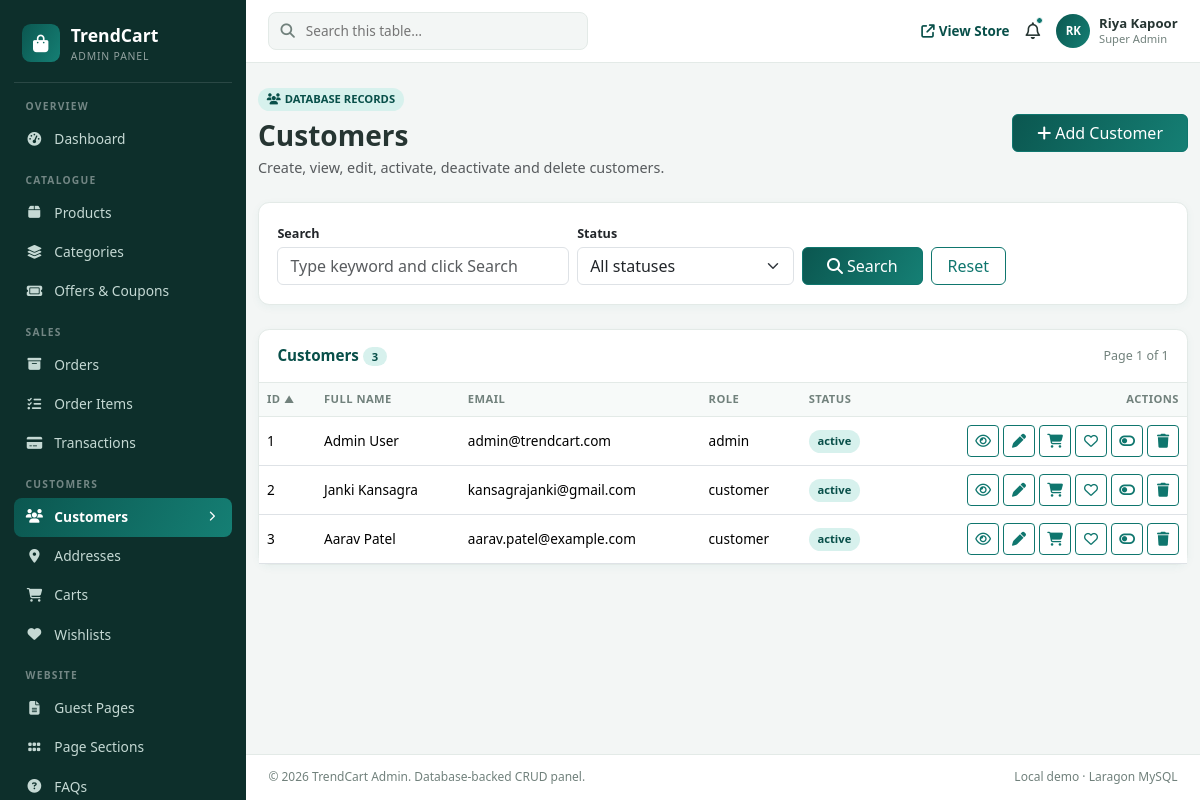
/admin/admin-customers.php, run on the app's committed database.
### tables this page shows
CREATE TABLE users (
    id BIGINT UNSIGNED NOT NULL AUTO_INCREMENT,
    fullname VARCHAR(120) NOT NULL,
    email VARCHAR(150) NOT NULL,
    phone VARCHAR(30) NULL DEFAULT NULL,
    password_hash VARCHAR(255) NOT NULL,
    profile_picture VARCHAR(255) NULL DEFAULT NULL COMMENT 'File name saved under uploads/profile_pictures/',
    dob DATE NULL DEFAULT NULL,
    gender VARCHAR(20) NULL DEFAULT NULL,
    role VARCHAR(20) NOT NULL DEFAULT 'customer' COMMENT 'customer, admin',
    status VARCHAR(20) NOT NULL DEFAULT 'inactive' COMMENT 'active, inactive, blocked',
    token VARCHAR(255) NULL DEFAULT NULL,
    created_at DATETIME NOT NULL DEFAULT CURRENT_TIMESTAMP,
    updated_at DATETIME NOT NULL DEFAULT CURRENT_TIMESTAMP ON UPDATE CURRENT_TIMESTAMP,
    PRIMARY KEY (id),
    UNIQUE KEY uq_users_email (email),
    UNIQUE KEY uq_users_phone (phone),
    KEY idx_users_role (role),
    KEY idx_users_status (status)
);

### admin/admin-customers.php (called while the page is built)
<?php
$table_key = 'users';
require 'admin-crud.php';

### admin/admin-data.php (called while the page is built, shortened)
<?php
$admin_status_options = [
    'active'   => 'Active',
    'inactive' => 'Inactive',
];
$admin_default_active_value   = 'active';

### db.php (called while the page is built, shortened)
<?php
function h($value): string
{
    return htmlspecialchars((string) $value, ENT_QUOTES, 'UTF-8');
}
$db_host = env('DB_HOST', '127.0.0.1');
$db_port = env('DB_PORT', '3306');
$db_name = env('DB_NAME', 'MCA_2026');
$db_user = env('DB_USER', 'root');
$db_pass = env('DB_PASS', '');
try {
    $pdo = new PDO(
        "mysql:host={$db_host};port={$db_port};dbname={$db_name};charset=utf8mb4",
        $db_user,
        $db_pass,
        [
            PDO::ATTR_ERRMODE            => PDO::ERRMODE_EXCEPTION,
            PDO::ATTR_DEFAULT_FETCH_MODE => PDO::FETCH_ASSOC,
            PDO::ATTR_EMULATE_PREPARES   => false,
        ]
    );
} catch (PDOException $e) {
    die('Database connection failed. Check db.php settings. ' . h($e->getMessage()));
}
function db_all(string $sql, array $params = []): array
{
    global $pdo;
    $stmt = $pdo->prepare($sql);
    $stmt->execute($params);
    return $stmt->fetchAll();
}
function db_one(string $sql, array $params = []): ?array
{
    global $pdo;
    $stmt = $pdo->prepare($sql);
    $stmt->execute($params);
    $row = $stmt->fetch();
    return $row === false ? null : $row;
}

### admin/admin-crud.php (the view, shortened to what this page needs)
<?php
require 'db.php';
require 'admin-data.php';
$table_key = $table_key ?? '';
$cfg       = $admin_tables[$table_key];
$table     = $cfg['table'];
$columns   = $cfg['columns'];
$pk        = 'id';
$statusCol = 'status';
$activeVal   = $cfg['active_value']   ?? $admin_default_active_value;
$perPage   = $cfg['per_page'] ?? 10;
$self      = basename($_SERVER['PHP_SELF']);
function status_badge($value): string
{
    $v    = strtolower((string) $value);
    $class = 'admin-status';
    return '<span class="' . $class . '">' . h($value) . '</span>';
}
function render_value(string $name, array $col, $value, array $lookups): string
{
    if ($name === 'status') {
        return status_badge($value);
    }
    $text = (string) $value;
    return h($text);
}
$q      = trim((string) ($_GET['q'] ?? ''));
$filter = trim((string) ($_GET['status'] ?? ''));
$sort   = (string) ($_GET['sort'] ?? ($cfg['sort'] ?? 'id'));
$dir    = strtolower((string) ($_GET['dir'] ?? ($cfg['dir'] ?? 'ASC')));
$dir = in_array($dir, ['asc', 'desc'], true) ? strtoupper($dir) : 'ASC';
$page = max(1, (int) ($_GET['page'] ?? 1));
$where  = [];
$params = [];
$whereSql = $where ? 'WHERE ' . implode(' AND ', $where) : '';
$countRow = db_one('SELECT COUNT(*) AS total FROM `' . $table . '` ' . $whereSql, $params);
$total    = (int) ($countRow['total'] ?? 0);
$pages    = max(1, (int) ceil($total / $perPage));
$page     = min($page, $pages);
$offset   = ($page - 1) * $perPage;
$rows = db_all(
    'SELECT * FROM `' . $table . '` ' . $whereSql . ' ORDER BY `' . $sort . '` ' . $dir . ' LIMIT ' . $perPage . ' OFFSET ' . $offset,
    $params
);
$lookups = [];
$listColumns = [];
foreach ($columns as $name => $col) {
    if (!empty($col['list'])) {
        $listColumns[$name] = $col;
    }
}
$url_with = function (array $overrides = []) use ($self, $q, $filter, $sort, $dir) {
    $params = ['q' => $q, 'status' => $filter, 'sort' => $sort, 'dir' => $dir];
    foreach ($overrides as $key => $value) {
        $params[$key] = $value;
    }
    $params = array_filter($params, function ($value) {
        return $value !== '' && $value !== null;
    });
    return h($self . '?' . http_build_query($params));
};
?>
<div class="admin-page-head d-flex flex-wrap align-items-center justify-content-between gap-3 mb-4">
    <div>
        <span class="admin-status mb-2 d-inline-block"><i class="fa-solid <?= h($cfg['icon']) ?> me-1"></i>DATABASE RECORDS</span>
        <h1 class="h3 fw-bold mb-1"><?= h($cfg['title']) ?></h1>
        <p class="text-muted mb-0">Create, view, edit, activate, deactivate and delete <?= h(strtolower($cfg['title'])) ?>.</p>
    </div>
    <button type="button" class="btn btn-primary px-4" data-bs-toggle="modal" data-bs-target="#createModal">
        <i class="fa-solid fa-plus me-1"></i>Add <?= h($cfg['singular']) ?>
    </button>
</div>
<div class="card admin-card mb-4">
    <div class="card-body">
        <form method="get" action="<?= h($self) ?>" class="row g-2 align-items-end admin-crud-filters" novalidate>
            <div class="col-12 col-md-5 col-lg-4">
                <label for="crudSearch" class="form-label small fw-semibold mb-1">Search</label>
                <input type="search" class="form-control" id="crudSearch" name="q"
                       value="<?= h($q) ?>" placeholder="Type keyword and click Search"
                       data-validation="max" data-max="100">
            </div>
            <div class="col-12 col-md-4 col-lg-3">
                <label for="crudStatus" class="form-label small fw-semibold mb-1">Status</label>
                <select class="form-select" id="crudStatus" name="status" data-validation="max" data-max="255">
                    <option value="">All statuses</option>
                </select>
            </div>
            <div class="col-12 col-md-3 col-lg-5 d-flex flex-wrap gap-2">
                <button type="submit" class="btn btn-primary px-4">
                    <i class="fa-solid fa-magnifying-glass me-1"></i>Search
                </button>
                <a href="<?= h($self) ?>" class="btn btn-outline-secondary px-3">Reset</a>
            </div>
        </form>
    </div>
</div>
<div class="card admin-card">
    <div class="admin-card-header d-flex flex-wrap justify-content-between align-items-center gap-2">
        <h2 class="admin-card-title mb-0"><?= h($cfg['title']) ?> <span class="admin-status"><?= (int) $total ?></span></h2>
        <span class="admin-section-note">Page <?= (int) $page ?> of <?= (int) $pages ?></span>
    </div>
    <div class="table-responsive">
        <table class="table admin-table align-middle mb-0">
            <thead>
                <tr>
                    <?php foreach ($listColumns as $name => $col) : ?>
                        <?php
                        $nextDir = ($sort === $name && $dir === 'ASC') ? 'desc' : 'asc';
                        $indicator = ($sort === $name) ? ($dir === 'ASC' ? '&#9650;' : '&#9660;') : '';
                        ?>
                        <th>
                            <a href="<?= $url_with(['sort' => $name, 'dir' => $nextDir, 'page' => 1]) ?>" class="text-decoration-none text-reset">
                                <?= h($col['label'] ?? $name) ?> <small><?= $indicator ?></small>
                            </a>
                        </th>
                    <?php endforeach; ?>
                    <th class="text-end">Actions</th>
                </tr>
            </thead>
            <tbody>
                <?php if (!$rows) : ?>
                    <tr>
                        <td colspan="<?= count($listColumns) + 1 ?>" class="text-center text-muted py-5">
                            No records found. Click <strong>Add <?= h($cfg['singular']) ?></strong> to create one.
                        </td>
                    </tr>
                <?php else : ?>
                    <?php foreach ($rows as $row) : ?>
                        <?php $rowId = (int) $row[$pk]; ?>
                        <tr>
                            <?php foreach ($listColumns as $name => $col) : ?>
                                <td><?= render_value($name, $col, $row[$name] ?? '', $lookups) ?></td>
                            <?php endforeach; ?>
                            <td>
                                <?php $isActive = ($row[$statusCol] === $activeVal); ?>
                                <div class="admin-row-actions d-flex flex-wrap justify-content-end gap-1">
                                    <button type="button" class="btn btn-sm btn-outline-primary" data-bs-toggle="modal" data-bs-target="#viewModal_<?= $rowId ?>" title="View details" aria-label="View details">
                                        <i class="fa-regular fa-eye"></i>
                                    </button>
                                    <button type="button" class="btn btn-sm btn-outline-secondary" data-bs-toggle="modal" data-bs-target="#editModal_<?= $rowId ?>" title="Edit" aria-label="Edit">
                                        <i class="fa-solid fa-pen"></i>
                                    </button>
                                    <?php if (in_array('cart', $cfg['row_actions'] ?? [], true)) : ?>
                                        <button type="button" class="btn btn-sm btn-outline-info" data-bs-toggle="modal" data-bs-target="#cartModal_<?= $rowId ?>" title="View cart items" aria-label="View cart items">
                                            <i class="fa-solid fa-cart-shopping"></i>
                                        </button>
                                    <?php endif; ?>
                                    <?php if (in_array('wishlist', $cfg['row_actions'] ?? [], true)) : ?>
                                        <button type="button" class="btn btn-sm btn-outline-danger" data-bs-toggle="modal" data-bs-target="#wishlistModal_<?= $rowId ?>" title="View wishlist items" aria-label="View wishlist items">
                                            <i class="fa-regular fa-heart"></i>
                                        </button>
                                    <?php endif; ?>
                                    <form method="post" class="d-inline" novalidate>
                                        <button type="submit" class="btn btn-sm <?= $isActive ? 'btn-outline-warning' : 'btn-outline-success' ?>" title="<?= $isActive ? 'Deactivate' : 'Activate' ?>" aria-label="<?= $isActive ? 'Deactivate' : 'Activate' ?>">
                                            <i class="fa-solid <?= $isActive ? 'fa-toggle-off' : 'fa-toggle-on' ?>"></i>
                                        </button>
                                    </form>
                                    <button type="button" class="btn btn-sm btn-outline-danger" data-bs-toggle="modal" data-bs-target="#deleteModal_<?= $rowId ?>" title="Delete" aria-label="Delete">
                                        <i class="fa-solid fa-trash"></i>
                                    </button>
                                </div>
                            </td>
                        </tr>
                    <?php endforeach; ?>
                <?php endif; ?>
            </tbody>
        </table>
    </div>
</div>
<?php
require 'admin-layout.php';

### data on the page
users: id "1", fullname "Admin User", email "admin@trendcart.com", role "admin", status "active"
users: id "2", fullname "Janki Kansagra", email "kansagrajanki@gmail.com", role "customer", status "active"
users: id "3", fullname "Aarav Patel", email "aarav.patel@example.com", role "customer", status "active"

### other printed values
$group "OVERVIEW"
$link['label'] "Dashboard"
$group "CATALOGUE"
$link['label'] "Products"
$link['label'] "Categories"
$link['label'] "Offers & Coupons"
$group "SALES"
$link['label'] "Orders"
$link['label'] "Order Items"
$link['label'] "Transactions"
$group "CUSTOMERS"
$link['label'] "Customers"
$link['label'] "Addresses"
$link['label'] "Carts"
$link['label'] "Wishlists"
